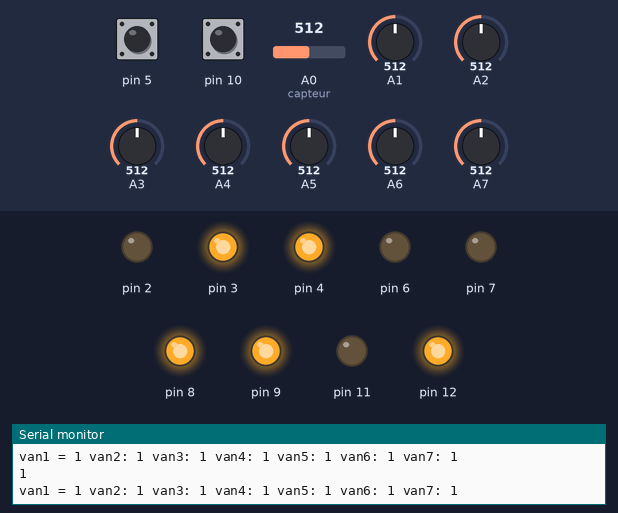
Simulated run of this sketch. Board: Arduino Uno, built with avr-gcc and run on an emulated ATmega328P. Parts: output pins drawn as LEDs (lit = HIGH), the last lines printed to the serial monitor. The inputs (shaded band) are chosen by the test bench; at power-on: pin 5 HIGH, A0 (capteur) = 512, pin 10 HIGH, A1 = 512, A2 = 512, A3 = 512, A4 = 512, A5 = 512, A6 = 512, A7 = 512.

Above: at 1.2 s.
1.3 s: pin 5 pulled LOW for 1 s
At 1.62 s:
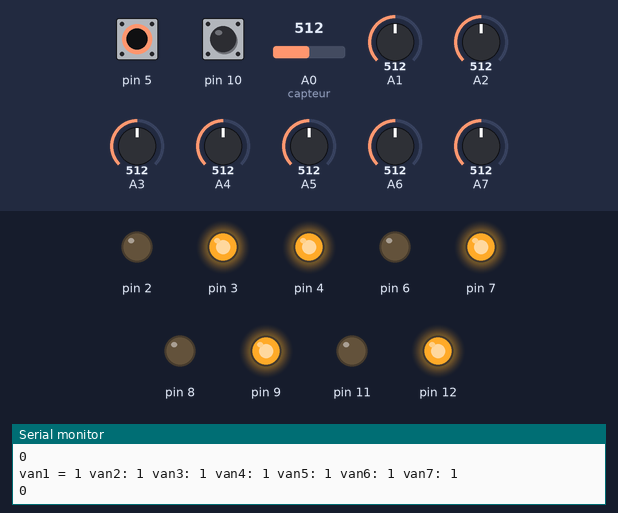
At 2.5 s:
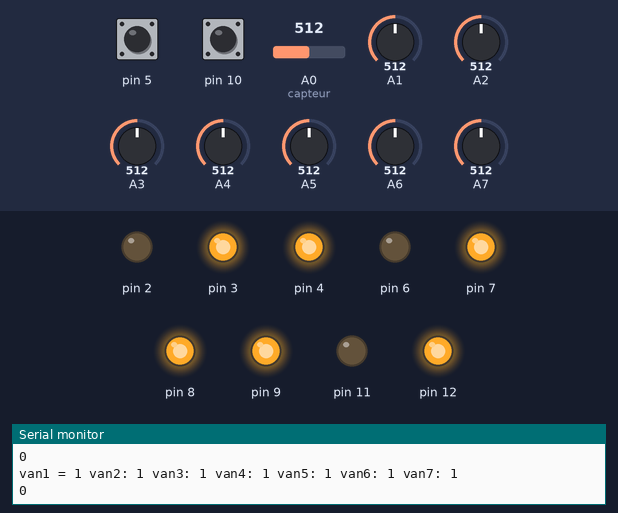
4.2 s: A0 (capteur) set to 682
7.2 s: A0 (capteur) set to 700
At 13.1 s:
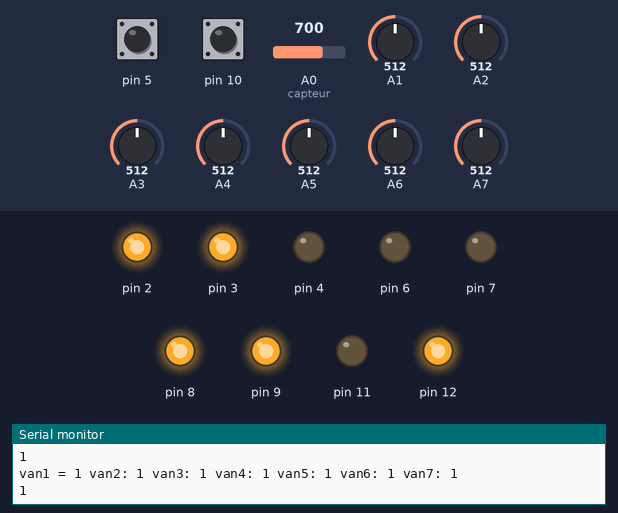
Timing chart, 0 to 18.7 s (numbered marks = the images above; inputs shaded):
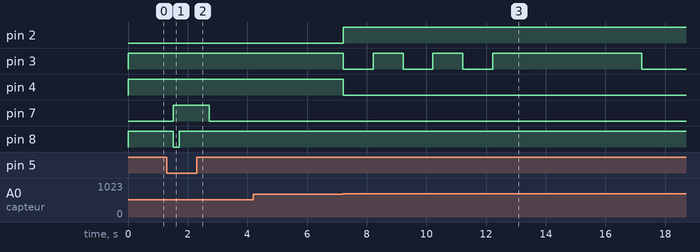

The sketch:

H2O.ino
```cpp
// Pin AO (analog) = Signal capteur H2O
// PIN 2 = LED TEMOIN H20
// PIN 3 = RELAIS H20
// PIN 4 = RELAIS FONTAINE
// PIN 5 = BOUTON POUSSOIR CHIEN
// PIN 6 = LED VERT CHIEN
// PIN 7 = LED ROUGE CHIEN
// PIN 8 = RELAIS soufle CHIEN
// PIN 9 = RELAIS SARBACANNE
// PIN 10 = Intérupteur KATANA
// PIN 11 = vers LED controle KATANA (DOIGT)
// PIN 12 = Vers RELAIS DOIGT


// A1 = Vanne Entrée
// A2 = Vanne Ilot Bas (sous la Sarbacane)
// A3 = Vanne ilot Haut
// A4 = Vanne stock
// A5 = Vanne frigo
// A6 = Vanne Trappe
// A7 = Vanne Mur Alcool


int capteur = 0; // Le capteur est sur la pin A0  - Capteur H20
int H2OInitial = 0;
int readingH2O = 0;     // Contient la valeur lue sur la broche d'entrée
int etateau = 0; // 0 = non initialisé, 1 = initialisé, 2 = resolu
long timeEau = 0;


long timeChien = 0;      // La dernière fois que la broche de sortie à changé d'état
long debounce = 2000; // Temps de déparasitage (debounce time), a augmenter si la sortie clignote.
long debouncechien = 150;
int first = 0;

int statechien = HIGH; // Etat actuel de la broche de sortie (la LED)
int readingchien;         // Contient la valeur lue sur la broche d'entrée
int previouschien = LOW;  // Contient la précédente valeur lue sur la broche d'entrée
int firstchien = 0;


int statekatana = HIGH; // Etat actuel de la broche de sortie (la LED)
int readingkatana;         // Contient la valeur lue sur la broche d'entrée
int previouskatana = LOW;  // Contient la précédente valeur lue sur la broche d'entrée
int firstkatana = 0;
long timeKatana;


// Capteur VANNES
//int photocellPin = 1; // the cell and 10K pulldown are connected to a0
int van1; // the analog reading from the analog resistor divider
int van2;
int van3;
int van4;
int van5;
int van6;
int van7;


void setup ()
{
  Serial.begin (9600);// Démarrage de la liaison série
  pinMode(2, OUTPUT);
  pinMode(3, OUTPUT);
  pinMode(4, OUTPUT);

  digitalWrite(4, HIGH);
  pinMode(5, INPUT_PULLUP);
  pinMode(6, OUTPUT);
  pinMode(7, OUTPUT);
  pinMode(8, OUTPUT);
  pinMode(9, OUTPUT);
  pinMode(10, INPUT_PULLUP);
  pinMode(11, OUTPUT);
  pinMode(12, OUTPUT);

  digitalWrite(2, LOW); //LED H2O
  digitalWrite(3, HIGH); // relai H20 frigo
  digitalWrite(4, HIGH); //FONTAINE

  digitalWrite(7, LOW); // LED ROUGE
  digitalWrite(8, HIGH); //RELAIS CHIEN
  digitalWrite(9, HIGH); // RELAIS sarbacane

  digitalWrite(12, HIGH); // relai doigt


}


void loop ()
{


  // @@@@@@@  CAPTEUR H²0   @@@@@@@@@@@@
  readingH2O = analogRead (capteur);// Lecture de la valeur du capteur
  if (etateau == 0)
  {
    H2OInitial = readingH2O;
    etateau = 1;
  }
  if (etateau == 1)
  {
    if (readingH2O >= (H2OInitial + 180) && timeEau == 0)
      timeEau = millis();
    else if (readingH2O < (H2OInitial + 180))
      timeEau = 0;
    if (timeEau > debounce)
    {
      etateau = 2;
      digitalWrite(2, HIGH); //LED H2O
      digitalWrite(4, LOW); //FONTAINE
      digitalWrite(3, LOW);  //RELAIS H2O FRIGO
      delay(1000);
      digitalWrite(3, HIGH);
      delay(1000);
      digitalWrite(3, LOW);  //RELAIS H2O FRIGO
      delay(1000);
      digitalWrite(3, HIGH);
      delay(1000);
      digitalWrite(3, LOW);
      delay(1000);
      digitalWrite(3, HIGH);
      delay(5000);
      digitalWrite(3, LOW);
      delay(20000);
    }
  }
  digitalWrite(3, HIGH);


  //@@@@@@@@@@@@@@@@@@@@@@@@@@@@@@@@@@@@@@@@@@@@@@@@@@@@@

  //  @@@ 7 Vannes @@

  int VanOkSeuil = 10;
  van1 = analogRead(1) >= VanOkSeuil ? 1 : 0;
  van2 = analogRead(2) >= VanOkSeuil ? 1 : 0;
  van3 = analogRead(3) >= VanOkSeuil ? 1 : 0;
  van4 = analogRead(4) >= VanOkSeuil ? 1 : 0;
  van5 = analogRead(5) >= VanOkSeuil ? 1 : 0;
  van6 = analogRead(6) >= VanOkSeuil ? 1 : 0;
  van7 = analogRead(7) >= VanOkSeuil ? 1 : 0;
  long resultCode = van1 * 1000000 + van2 * 100000 + van3 * 10000 + van4 * 1000 + van5 * 100 + van6 * 10 + van7;
  // 1 = ouvert, 0 = fermée
  long codeToDo = 1101011;
  // digitalWrite(6, LOW);  // LED VERT

  readingchien = digitalRead(5);

  if (readingchien != previouschien) {
    // Remettre la minuterie/timer de déparasitage à 0
    timeChien = millis();
  }

  if ((millis() - timeChien) > debouncechien) {
    if (readingchien == 0) {
      if (codeToDo == resultCode) { // SI le code vanne correspond au code voulu

        if (firstchien == 0 ) {
          statechien = LOW;
          digitalWrite(9, LOW);  // Relais sarbacane
          digitalWrite(6 , HIGH); // LED vert
          delay(3000);
          firstchien = 1;
          digitalWrite(9, HIGH);  // Relais sarbacane
        }
        else {
          digitalWrite(6 , LOW);
          delay(500);
          digitalWrite(6 , HIGH);
          delay(500);
          digitalWrite(6 , LOW);
          delay(500);
          digitalWrite(6 , HIGH);
          delay(500);
        }
      }
      else {
        if (firstchien == 0 ) {
          digitalWrite(7, HIGH);  // LED ROUGE
          digitalWrite(8, LOW);  // RELAIS SOUFFLE CHIEN
          delay(200);
          digitalWrite(8, HIGH);  // RELAIS SOUFFLE CHIEN
          digitalWrite(7, HIGH);  // LED ROUGE
          delay(1000);
          digitalWrite(7, LOW);  // LED ROUGE
       }
        else {
          digitalWrite(6 , LOW);
          delay(500);
          digitalWrite(6 , HIGH);
          delay(500);
          digitalWrite(6 , LOW);
          delay(500);
          digitalWrite(6 , HIGH);
          delay(500);
        }
      }
    }
  }

  digitalWrite(6, not(statechien));  // LED VERT

  previouschien = readingchien;


   Serial.print("van1 = ");
    Serial.print(van1); // the raw analog reading
  Serial.print(" van2: ");
  Serial.print(van2);
  Serial.print(" van3: ");
  Serial.print(van3);
  Serial.print(" van4: ");
  Serial.print(van4);
  Serial.print(" van5: ");
  Serial.print(van5);
  Serial.print(" van6: ");
  Serial.print(van6);
  Serial.print(" van7: ");
  Serial.println(van7);
  Serial.println(readingchien);

  //  if (van2 < 10) {
  //    Serial.println(" - Noir");
  //  } else if (van2 < 200) {
  //    Serial.println(" - Sombre");
  //  } else if (van2 < 500) {
  //    Serial.println(" - Lumiere");
  //  } else if (van2 < 800) {
  //    Serial.println(" - Lumineux");
  //  } else {
  //    Serial.println(" - Tres lumineux");
  //  }


  // @@@@@@@@@@@@@@@@@@@@@@@@@@@@@@@@@@@@@@@@@@@@@@@@@@@@@@@@@@@@@@ KATANA @@@@@@@@@@@@@@@@@@@@@@@@@@@

  readingkatana = digitalRead(10);

  if (readingkatana != previouskatana) {
    // Remettre la minuterie/timer de déparasitage à 0
    timeKatana = millis();
  }

  if ((millis() - timeKatana) > ((debounce))) {
    if (readingkatana == 0) {
      if (firstkatana == 0) {
        statekatana = LOW;
        digitalWrite(12, LOW);
        delay(500);
        digitalWrite(12, HIGH);
        firstkatana = 1;
      }
    }
    else {
      firstkatana = 0 ;
    }
  }
  digitalWrite(11, not(statekatana));
  previouskatana = readingkatana;
}
```

Measured:
- the behaviour switches between 691 and 692 on A0 (capteur) (found by bisection; images 2 and 3)
- after the input at 1.3 s, pin 7: LOW → HIGH after 0.22 s, → LOW 1.2 s later; pin 8: HIGH → LOW after 0.22 s, → HIGH 0.20 s later
- after the input at 7.2 s, pin 2: LOW → HIGH at once; pin 3: HIGH → LOW at once, then repeats every 2.0 s: HIGH 1.0 s, LOW 1.0 s; pin 4: HIGH → LOW at once
